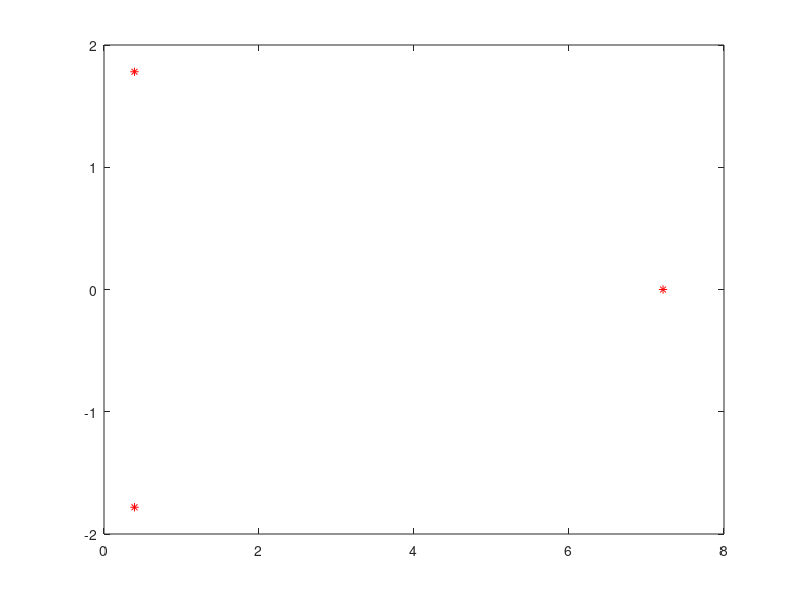

Write MATLAB code to recreate this figure.
A=[1 -1 2;
    2 1 -4;
    3 0 6]
wilomian=poly(A)
pierwiastki=roots(wilomian)

x=real(pierwiastki)
y=imag(pierwiastki)
plot(x,y,'r*')